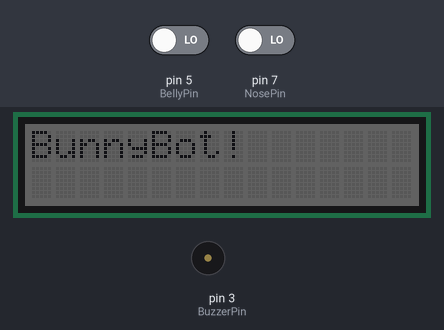
A sketch run on a simulated Arduino Uno, built with avr-gcc and run on an emulated ATmega328P. Parts: 16×2 character LCD, buzzer (waves = sounding). The test bench sets the inputs (shaded band); at power-on: pin 5 (BellyPin) LOW, pin 7 (NosePin) LOW.

Above: at 2.2 s.
2.3 s: pin 5 (BellyPin) driven HIGH
At 11.6 s:
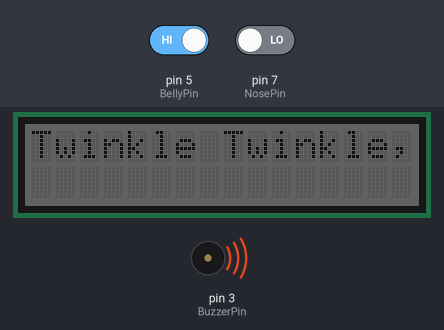
At 30.3 s:
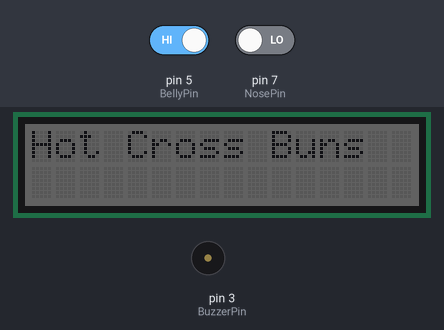
Timing chart, 0 to 54.2 s (numbered marks = the images above; inputs shaded):
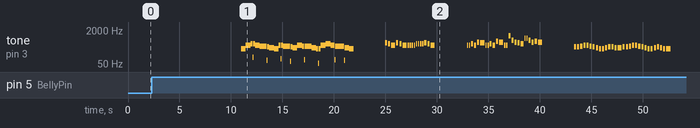

Measured:
- after the input at 2.3 s, tone on pin 3 (BuzzerPin): plays 260 Hz for 0.44 s, 391 Hz for 0.48 s, 438 Hz for 0.20 s, 102 Hz for 0.04 s, 438 Hz for 0.20 s, 391 Hz for 0.44 s … (106 notes in this stretch), starting after 8.7 s; the display: first differs from a run without the input after 8.7 s (image 1)

The sketch:

BunnyBot.ino
```cpp
#include <Wire.h>
#include "rgb_lcd.h"

rgb_lcd lcd;

const int BuzzerPin = 3;
const int NosePin = 7;
const int BellyPin = 5;

const int colorR = 50;
const int colorG = 50;
const int colorB = 50;

const int c = 1915;
const int d = 1700;
const int e = 1519;
const int f = 1432;
const int g = 1275;
const int a = 1136;
const int b = 1014;
const int C = 956;
const int D = 834;
const int E = 765;
const int F = 593;
const int G = 468;
const int A = 346;
const int B = 224;

int count;

void setup() {
  Serial.begin(9600);
  pinMode(BellyPin, INPUT);
  pinMode(NosePin, INPUT);
  pinMode(BuzzerPin, OUTPUT);

  count = 0;

  // set up the LCD's number of columns and rows:
    lcd.begin(16, 2);

    lcd.setRGB(colorR, colorG, colorB);

    // Print a message to the LCD.
    lcd.print("Hi, I'm BunnyBot!");

    delay(1000);
}

void lcd_disp()
{
  // scroll 13 positions (string length) to the left
  // to move it offscreen left:
  for (int positionCounter = 0; positionCounter < 13; positionCounter++) {
    // scroll one position left:
    lcd.scrollDisplayLeft();
    // wait a bit:
    delay(150);
  }

  // scroll 29 positions (string length + display length) to the right
  // to move it offscreen right:
  for (int positionCounter = 0; positionCounter < 29; positionCounter++) {
    // scroll one position right:
    lcd.scrollDisplayRight();
    // wait a bit:
    delay(150);
  }

  // scroll 16 positions (display length + string length) to the left
  // to move it back to center:
  for (int positionCounter = 0; positionCounter < 16; positionCounter++) {
    // scroll one position left:
    lcd.scrollDisplayLeft();
    // wait a bit:
    delay(150);
  }

  // delay at the end of the full loop:
  delay(1000);
    // set the cursor to column 0, line 1
    // (note: line 1 is the second row, since counting begins with 0):
    lcd.setCursor(0, 1);
    // print the number of seconds since reset:
    //lcd.print(millis()/1000);

    delay(100);
}

void scale() {
  uint16_t i;
  for (int i = 0; i < 3; i++)
  {
    tone(BuzzerPin, 440);
    delay(100);
    tone(BuzzerPin, 659);
    delay(100);
    tone(BuzzerPin, 698);
  }
  noTone(BuzzerPin);
}

void twinkle() {
  uint16_t i;
  playTone(c,200);
  delay(30);
  playTone(c,200);
  delay(30);
  playTone(g,200);
  delay(30);
  playTone(g,200);
  delay(30);
  playTone(a,200);
  delay(30);
  playTone(a,200);
  delay(30);
  playTone(g,400);
  delay(30);
  playTone(f,200);
  delay(30);
  playTone(f,200);
  delay(30);
  playTone(e,200);
  delay(30);
  playTone(e,200);
  delay(30);
  playTone(d,200);
  delay(30);
  playTone(d,200);
  delay(30);
  playTone(c,400);
  delay(30);

  playTone(g,200);
  delay(30);
  playTone(g,200);
  delay(30);
  playTone(f,200);
  delay(30);
  playTone(f,200);
  delay(30);
  playTone(e,200);
  delay(30);
  playTone(e,200);
  delay(30);
  playTone(d,400);
  delay(30);

  playTone(g,200);
  delay(30);
  playTone(g,200);
  delay(30);
  playTone(f,200);
  delay(30);
  playTone(f,200);
  delay(30);
  playTone(e,200);
  delay(30);
  playTone(e,200);
  delay(30);
  playTone(d,400);
  delay(30);

  playTone(c,200);
  delay(30);
  playTone(c,200);
  delay(30);
  playTone(g,200);
  delay(30);
  playTone(g,200);
  delay(30);
  playTone(a,200);
  delay(30);
  playTone(a,200);
  delay(30);
  playTone(g,400);
  delay(30);
  playTone(f,200);
  delay(30);
  playTone(f,200);
  delay(30);
  playTone(e,200);
  delay(30);
  playTone(e,200);
  delay(30);
  playTone(d,200);
  delay(30);
  playTone(d,200);
  delay(30);
  playTone(c,400);
  delay(30);

}

void crossbuns()
{
      playTone(b, 200);
      delay(100);
      playTone(a, 200);
      delay(100);
      playTone(g, 400);
      delay(100);

      playTone(b, 200);
      delay(100);
      playTone(a, 200);
      delay(100);
      playTone(g, 400);
      delay(100);

      playTone(g, 100);
      delay(100);
      playTone(g, 100);
      delay(100);
      playTone(g, 100);
      delay(100);
      playTone(g, 100);
      delay(100);

      playTone(a, 100);
      delay(100);
      playTone(a, 100);
      delay(100);
      playTone(a, 100);
      delay(100);
      playTone(a, 100);
      delay(100);

      playTone(b, 200);
      delay(100);
      playTone(a, 200);
      delay(100);
      playTone(g, 400);
      delay(100);

}

void purr() {
  uint16_t i;
  for (int i = 0; i < 10; i = i + 1)
  {
    playTone(620,10);
    delay(120);
  }
}

void ode_to_joy ()
{
  uint16_t i;
  for (i = 0; i < 2; i++) {
    playTone(e,200);
    delay(100);
    playTone(e,200);
    delay(100);
    playTone(f,200);
    delay(100);
    playTone(g,200);
    delay(100);
    playTone(g,200);
    delay(100);
    playTone(f,200);
    delay(100);
    playTone(e,200);
    delay(100);
    playTone(d,200);
    delay(100);
    playTone(c,200);
    delay(100);
    playTone(c,200);
    delay(100);;
    playTone(d,200);
    delay(100);
    playTone(e,200);
    delay(100);
    if (i == 0) {
      playTone(e,200);
      delay(100);
      playTone(d,200);
      delay(100);
      playTone(d,400);
      delay(100);
    } else {
      playTone(d,200);
      delay(100);
      playTone(c,200);
      delay(100);
      playTone(c,400);
      delay(100);
    }

  }

}

void happy_birthday()
{
  playTone(g,100);
  delay(100);
  playTone(g,100);
  delay(100);
  playTone(a,200);
  delay(100);
  playTone(g,200);
  delay(100);
  playTone(C,200);
  delay(100);
  playTone(b,400);
  delay(100);

  playTone(g,100);
  delay(100);
  playTone(g,100);
  delay(100);
  playTone(a,200);
  delay(100);
  playTone(g,200);
  delay(100);
  playTone(D,200);
  delay(100);
  playTone(C,400);
  delay(100);

  playTone(g,100);
  delay(100);
  playTone(g,100);
  delay(100);
  playTone(G,200);
  delay(100);
  playTone(E,200);
  delay(100);
  playTone(C,200);
  delay(100);
  playTone(b,200);
  delay(100);
  playTone(a,250);
  delay(100);

  playTone(F,100);
  delay(100);
  playTone(F,100);
  delay(100);
  playTone(E,200);
  delay(100);
  playTone(C,200);
  delay(100);
  playTone(D,200);
  delay(100);
  playTone(C,400);
  delay(100);
}

void playTone(uint16_t tone1, uint16_t duration) {
  for (long i = 0; i < duration * 1000L; i += tone1 * 2) {
     digitalWrite(BuzzerPin, HIGH);
     delayMicroseconds(tone1);
     digitalWrite(BuzzerPin, LOW);
     delayMicroseconds(tone1);
  }
}

void loop() {

  int bellySensorValue = digitalRead(BellyPin);
  int noseSensorValue = digitalRead(NosePin);

  if(bellySensorValue == 1)
  {
      lcd.clear();
      lcd.print("Twinkle Twinkle, Little Star");
      twinkle();
      delay(3000);
      lcd.clear();
      lcd.print("Hot Cross Buns");
      crossbuns();
      delay(3000);
      lcd.clear();
      lcd.print("Happy Birthday to You!");
      happy_birthday();
      delay(3000);
      lcd.clear();
      lcd.print("Ode to Joy");
      ode_to_joy();
      lcd.clear();
      lcd.print("<3 BunnyBot");
   }
   else
   {
      //Serial.println("Stopped");
      digitalWrite(BuzzerPin,LOW);
   }

  if(noseSensorValue == 1)
  {
    //Serial.println("Nose");
    lcd.clear();
    lcd.print("Purr");
    purr();
  }
  else
  {
    //Serial.println("Stopped");
    digitalWrite(BuzzerPin,LOW);
  }

  lcd_disp();
}
```
